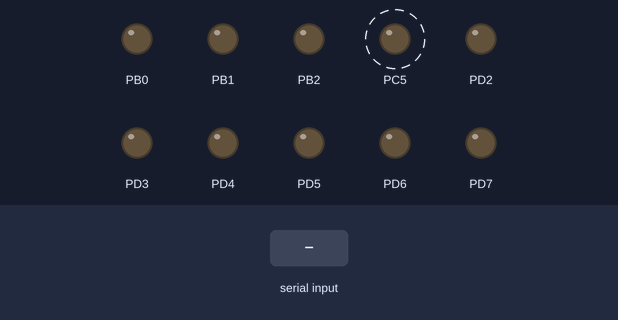
Bench run of a program on a simulated ATmega328P, built with avr-gcc and emulated at 16 MHz. Parts: output pins drawn as LEDs (lit = HIGH). Dashed ring = blinking. Inputs (shaded band) come from the test bench. What the program prints to the serial monitor is not drawn.

Above: at 1.2 s.
1.3 s: "90,45\n" received over Serial
At 2.5 s:
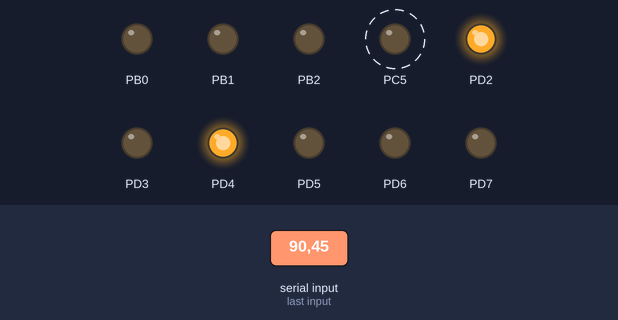
2.8 s: "30,150\n" received over Serial
At 3.8 s:
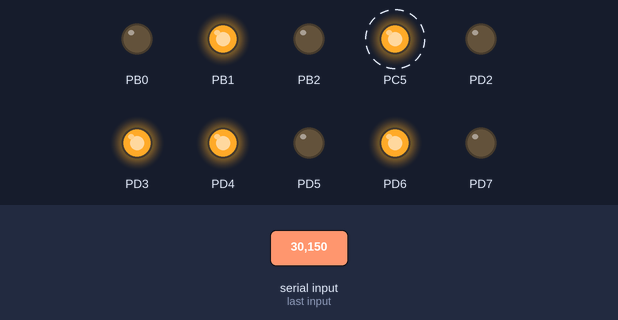
5.8 s: "1\n" received over Serial
At 6.2 s:
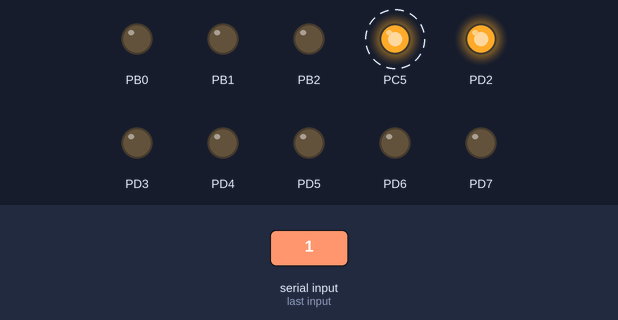
7.3 s: "0\n" received over Serial
At 7.8 s:
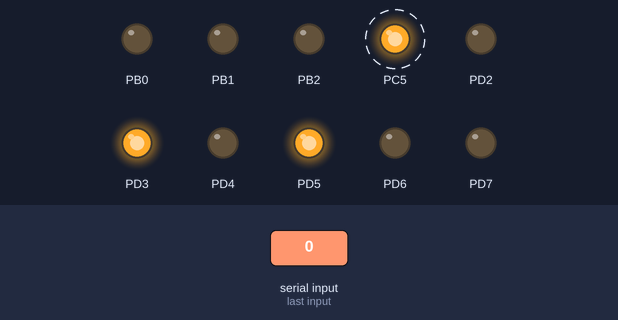
8.8 s: "2\n" received over Serial
At 10.0 s:
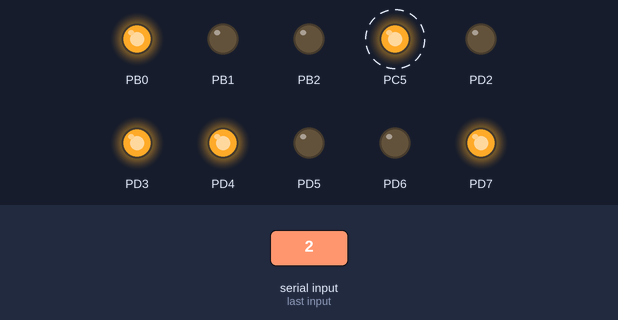
10.3 s: "90\n" received over Serial
At 11.0 s:
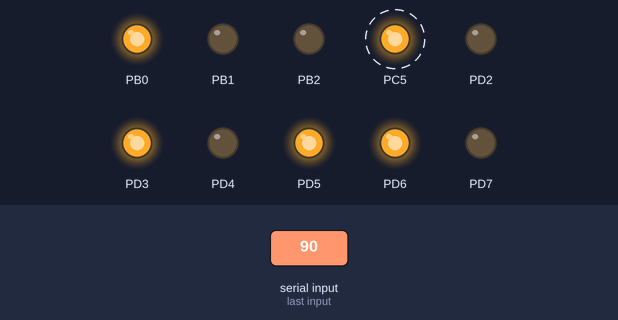
Timing chart, 0 to 12.8 s (numbered marks = the images above; inputs shaded):
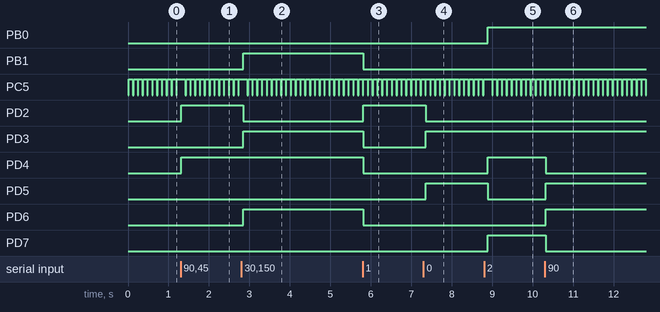

Measured:
- after the input at 1.3 s, PD2, PD4: LOW → HIGH at once
- after the input at 2.8 s, PB1, PD3, PD6: LOW → HIGH after 0.05 s; PD2: HIGH → LOW after 0.05 s
- after the input at 5.8 s, PB1, PD3, PD4, PD6: HIGH → LOW at once; PD2: LOW → HIGH at once
- after the input at 7.3 s, PD2: HIGH → LOW after 0.06 s; PD3, PD5: LOW → HIGH after 0.06 s
- after the input at 8.8 s, PB0, PD4, PD7: LOW → HIGH after 0.10 s; PD5: HIGH → LOW after 0.10 s
- after the input at 10.3 s, PD4, PD7: HIGH → LOW at once; PD5, PD6: LOW → HIGH at once
- by itself, PC5: alternates HIGH for 0.10 s and LOW for 0.02 s

The program:

main.c
```c
/*
	* Lab3.c
	*
	* Created: 1/29/2026 1:38:55 AM
	* Author : adria
	*/

#define F_CPU 16000000UL

#include <avr/io.h>
#include <util/delay.h>
#include <avr/interrupt.h>
#include "SPI/SPI.h"
#include "ADC/ADC.h"
#include "USART/USART.h"

uint8_t valorSPI;
uint8_t ADC_val = 0;

uint8_t ADC_let = 0;		// Valor de ADC convertido
uint8_t dig1 = 0;			// Valores de ADC en digitos
uint8_t dig2 = 0;
uint8_t dig3 = 0;

uint8_t ADC_let2 = 0;		// Valor de ADC convertido
uint8_t dig1_2 = 0;			// Valores de ADC en digitos
uint8_t dig2_2 = 0;
uint8_t dig3_2 = 0;

uint8_t counter = 0;
uint16_t numero;   // acumulador
uint8_t leds = 0;

uint8_t escribir = 0;

void refreshPORT(uint8_t valor);
void init_master();
void init_slave();

// Maestro
int main(void)
{
	cli();
	init_master();
	SPINIT(SPI_MST_OSC_DIV16, SPI_DT_ORD_MSB, SPI_CLK_IDLE_L, SPI_CLK_FEDGE);
	UART_init();
	sei();

	/* Replace with your application code */
	while (1)
	{
		if (escribir == 0)
		{
			PORTC &= ~(1<<PORTC5);

			SPI_Write('c');
			SPI_Write(0x00);

			valorSPI = SPI_READ(0);

			ADC_let = (valorSPI * 255UL) / 255UL;			// Se convierte a valor de 0 a 5.
			dig1 = ADC_let/100;								// Se obtienen unidades y decimales
			dig2 = (ADC_let / 10) % 10;
			dig3 = (ADC_let % 10);

			write_str("\n S1: ");							// Se carga a la terminal cada uno de los ADC
			write_char(1, dig1 + '0');
			write_char(1, dig2 + '0');
			write_char(1, dig3 + '0');

			SPI_Write('a');
			SPI_Write(0x00);

			valorSPI = SPI_READ(0);

			ADC_let2 = (valorSPI * 255UL) / 255UL;			// Se convierte a valor de 0 a 5.
			dig1_2 = ADC_let2/100;								// Se obtienen unidades y decimales
			dig2_2 = (ADC_let2 / 10) % 10;
			dig3_2 = (ADC_let2 % 10);

			write_str(" ||	S2: ");							// Se carga a la terminal cada uno de los ADC
			write_char(1, dig1_2 + '0');
			write_char(1, dig2_2 + '0');
			write_char(1, dig3_2 + '0');

			PORTC |= (1<<PORTC5);
		}


		else if (escribir == 1)
		{
			if ((numero <= 255) & (numero >= 0))
			{
				PORTC &= ~(1<<PORTC5);

				SPI_Write(numero);

				write_str(" ||	S3: ");							// Se carga a la terminal cada uno de los ADC
				write_char(1, valorSPI);

				PORTC |= (1<<PORTC5);
			}
			escribir = 0;
		}

		if ((numero <= 255) & (numero >= 0))
		{
			refreshPORT(numero);
		}

		_delay_ms(100);
	}
}

// funciones
void init_master()
{
	DDRC |= (1<<DDC5);
	DDRD |= ((1<<DDD2) | (1<<DDD3) | (1<<DDD4) | (1<<DDD5) | (1<<DDD6) | (1<<DDD7));
	DDRB |= ((1<<DDB0) | (1<<DDB1));

	PORTC |= (1<<PORTC5);

	PORTB &= ~((1<<PORTB0) | (1<<PORTB1));
	PORTD &= ~((1<<PORTD2) | (1<<PORTD3) | (1<<PORTD4) | (1<<PORTD5) | (1<<PORTD6) | (1<<PORTD7));

}

void refreshPORT(uint8_t valor)
{
	if(valor & 0b10000000)
	{
		PORTB |= (1<<PORTB1);
	}
	else
	{
		PORTB &= ~(1<<PORTB1);
	}
	if(valor & 0b01000000)
	{
		PORTB |= (1<<PORTB0);
	}
	else
	{
		PORTB &= ~(1<<PORTB0);
	}
	if(valor & 0b00100000)
	{
		PORTD |= (1<<PORTD7);
	}
	else
	{
		PORTD &= ~(1<<PORTD7);
	}
	if(valor & 0b00010000)
	{
		PORTD |= (1<<PORTD6);
	}
	else
	{
		PORTD &= ~(1<<PORTD6);
	}
	if(valor & 0b00001000)
	{
		PORTD |= (1<<PORTD5);
	}
	else
	{
		PORTD &= ~(1<<PORTD5);
	}
	if(valor & 0b00000100)
	{
		PORTD |= (1<<PORTD4);
	}
	else
	{
		PORTD &= ~(1<<PORTD4);
	}
	if(valor & 0b00000010)
	{
		PORTD |= (1<<PORTD3);
	}
	else
	{
		PORTD &= ~(1<<PORTD3);
	}
	if(valor & 0b00000001)
	{
		PORTD |= (1<<PORTD2);
	}
	else
	{
		PORTD &= ~(1<<PORTD2);
	}
}

// Interrupt routines
ISR(USART_RX_vect)
{
	cli();

	char temp = UDR0;

	if (temp >= '0' && temp <= '9')
	{
		if (counter == 0)
		{
			numero = 0;
			numero = temp - '0';
			counter = 1;
		}
		else if (counter == 1)
		{
			numero = (numero * 10) + (temp - '0');
			counter = 2;
		}
		else if (counter == 2)
		{
			numero = (numero * 10) + (temp - '0');
			escribir = 1;
			counter = 0;
		}
	}
	else
	{
		write_char(1, 'O');
	}

	sei();
}
```

ADC.c
```c
/*
 * ADC.c
 *
 * Created: 1/22/2026 8:16:06 PM
 *  Author: adria
 */
#include "ADC.h"
#define F_CPU 16000000UL
#include <avr/io.h>
#include <util/delay.h>
#include <avr/interrupt.h>

void ADC_init()
{
	ADMUX = 0;
	ADMUX	|= (1 << REFS0);
	ADMUX &= ~(1 << ADLAR);

	ADCSRA	= 0;
	ADCSRA	|= (1 << ADPS1) | (1 << ADPS0);
	ADCSRA	|= (1 << ADEN);

	ADCSRA	|= (1 << ADSC);
}

uint16_t ADC_read(uint8_t PIN, uint16_t valorcito)
{
	ADMUX = (ADMUX & 0xF0) | (PIN & 0x0F);	// Selecciona pin de lectura
	ADCSRA |= (1 << ADSC);                   // Inicia conversión
	while (ADCSRA & (1 << ADSC));            // Espera a que termine
	ADCSRA |= (1 << ADSC);                   // Inicia conversión
	while (ADCSRA & (1 << ADSC));            // Espera a que termine
	valorcito = ADCH;                        // Devuelve valor (10 bits)
	return valorcito;
}
```

ADC.h
```c
/*
 * ADC.h
 *
 * Created: 1/22/2026 8:16:16 PM
 *  Author: adria
 */

#define F_CPU 16000000UL

#ifndef ADC_H_
#define ADC_H_

#include <avr/io.h>
#include <util/delay.h>
#include <avr/interrupt.h>

void ADC_init();
uint16_t ADC_read(uint8_t PIN, uint16_t valorcito);

#endif /* ADC_H_ */
```

SPI.c
```c
/*
 * SPI.c
 *
 * Created: 1/29/2026 1:40:12 AM
 *  Author: adria
 */

#define F_CPU 16000000UL
#include <avr/io.h>
#include <util/delay.h>
#include <avr/interrupt.h>

#include "SPI.h"

void SPINIT(SPI_TYPE sType, SPI_DATA_ORDER sDataOrder, SPI_CLK_POLARITY sClkPol, SPI_CLK_PHASE sClkPhase)
{
	// PB2 -> SS
	// PB3 -> MOSI
	// PB4 -> MISO
	// PB5 -> SCK

	if(sType & (1<<MSTR))		// Si esta en modo maestro
	{
		DDRB |= (1<<DDB2) | (1<<DDB3) | (1<<DDB5);	// MOSI, SCK, SS en negado
		DDRB &= ~(1<<DDB4);			// MISO
		SPCR |= (1<<MSTR);			// Se vuelve maestro

		uint8_t temp = sType & 0b00000111;
		switch(temp){	// Configuración de maestro
			case 0:		// Cuando es DIV2
				SPCR &= ~((1<<SPR0) | (1<<SPR1));
				SPSR |= (1<<SPI2X);
			break;
			case 1:		// Cuando es DIV4
				SPCR &= ~((1<<SPR0) | (1<<SPR1));
				SPSR &= ~(1<<SPI2X);
			break;
			case 2:		// Cuando es DIV8
				SPCR |= (1<<SPR0);
				SPCR &= ~(1<<SPR1);
				SPSR |= (1<<SPI2X);
			break;
			case 3:		// Cuando es DIV16
				SPCR |= (1<<SPR0);
				SPCR &= ~(1<<SPR1);
				SPSR &= ~(1<<SPI2X);
			break;
			case 4:		// Cuando es DIV32
				SPCR &= ~(1<<SPR0);
				SPCR |= (1<<SPR1);
				SPSR |= (1<<SPI2X);
			break;
			case 5:		// Cuando es DIV64
				SPCR &= ~(1<<SPR0);
				SPCR |= (1<<SPR1);
				SPSR &= ~(1<<SPI2X);
			break;
			case 6:		// Cuando es DIV128
			SPCR |= ((1<<SPR0) | (1<<SPR1));
			SPSR &= ~(1<<SPI2X);
			break;
		}
	}

	else						// Si es esclavo
	{
		DDRB |= (1<<DDB4);			// MISO
		DDRB &= ~((1<<DDB2) | (1<<DDB3) | (1<<DDB5));		// MOSI, SCK, SS
		SPCR &= ~(1<<MSTR);			// Se vuelve esclavo
	}

	// Se habilida el SPI, se da orden a la data, polairdad y fase del reloj
	SPCR |= ((1<<SPE) | sDataOrder | sClkPol | sClkPhase);

}

// static void SPI_REC_WAIT()
// {
// 	while (!(SPSR & (1<<SPIF)));	// Espera a que los datos se reciban
// }

void SPI_Write(uint8_t dat)			// Escribe información en el bus SPI
{
	SPDR = dat;
}

unsigned SPI_Data_Ready()			// Revisa que los datos estan listos para ser leidos
{
	if(SPSR & (1<<SPIF))
	{
		return 1;
	}
	else
	{
		return 0;
	}
}

uint8_t SPI_READ(uint8_t tempo)				// Lee los datos recibidos
{
	while (!(SPSR & (1<<SPIF)));	// Espera que los datos se terminen de recibir
	tempo = SPDR;
	return(tempo);					// Regresa los datos obtenidos
}
```

SPI.h
```c
/*
 * SPI.h
 *
 * Created: 1/29/2026 1:40:20 AM
 *  Author: adria
 */


#ifndef SPI_H_
#define SPI_H_

#define F_CPU 16000000UL
#include <avr/io.h>
#include <util/delay.h>
#include <avr/interrupt.h>

// Se definen nuevas familias
typedef enum			// Fases del reloj
{
	SPI_CLK_FEDGE		= 0b00000000,
	SPI_CLK_LEDGE		= 0b00000100
}SPI_CLK_PHASE;

typedef enum			// División en el clk de comunicación
{
	SPI_MST_OSC_DIV2	= 0b01010000,
	SPI_MST_OSC_DIV4	= 0b01010001,
	SPI_MST_OSC_DIV8	= 0b01010010,
	SPI_MST_OSC_DIV16	= 0b01010011,
	SPI_MST_OSC_DIV32	= 0b01010100,
	SPI_MST_OSC_DIV64	= 0b01010101,
	SPI_MST_OSC_DIV128	= 0b01010110,
	SPI_SLAVE_SS		= 0b01000000
}SPI_TYPE;

typedef enum			// Orden de los datos
{
	SPI_DT_ORD_MSB		= 0b00000000,
	SPI_DT_ORD_LSB		= 0b00100000
}SPI_DATA_ORDER;

typedef enum			// Polaridad del reloj
{
	SPI_CLK_IDLE_H		= 0b00001000,
	SPI_CLK_IDLE_L		= 0b00000000
}SPI_CLK_POLARITY;

// Prototipos de funciones
void SPINIT(SPI_TYPE sType, SPI_DATA_ORDER sDataOrder, SPI_CLK_POLARITY sClkPol, SPI_CLK_PHASE sClkPhase);
void SPI_Write(uint8_t dat);
unsigned SPI_Data_Ready();
uint8_t SPI_READ(uint8_t tempo);

#endif /* SPI_H_ */
```

USART.c
```c
/*
 * CFile1.c
 *
 * Created: 1/28/2026 12:15:26 AM
 *  Author: adria
 */
#define F_CPU 16000000UL
#include "USART.h"
#include <avr/io.h>
#include <util/delay.h>
#include <avr/interrupt.h>


void UART_init()
{
	DDRD |= (1 << DDD1);	// Configuración de pines rx y tx
	DDRD &= ~(1 << DDD0);
	UCSR0A = 0;				// Configuración del serial
	UCSR0B |= (1 << RXCIE0) | (1<< RXEN0) | (1 << TXEN0);
	UCSR0C = (1 << UCSZ01) | (1 << UCSZ00);

	UBRR0 = 103;	// BAUD RATE a 9600
}

void write_char(uint8_t direct, char caracter)
{
	while ((UCSR0A & (1 << UDRE0)) == 0);
	if (direct == 0)
	{
		PORTB = caracter;
	}
	else if (direct == 1)
	{
		UDR0 = caracter;
	}
}

void write_str(char* texto)
{
	for(uint8_t i = 0; *(texto+i) != '\0'; i++)
	{
		write_char(1, *(texto+i));
	}
}
```

USART.h
```c
/*
 * USART.h
 *
 * Created: 1/28/2026 12:16:00 AM
 *  Author: adria
 */


#ifndef USART_H_
#define USART_H_

#define F_CPU 16000000UL

#include <avr/io.h>
#include <util/delay.h>
#include <avr/interrupt.h>

void UART_init();
void write_char(uint8_t direct, char caracter);
void write_str(char* texto);


#endif /* USART_H_ */
```
